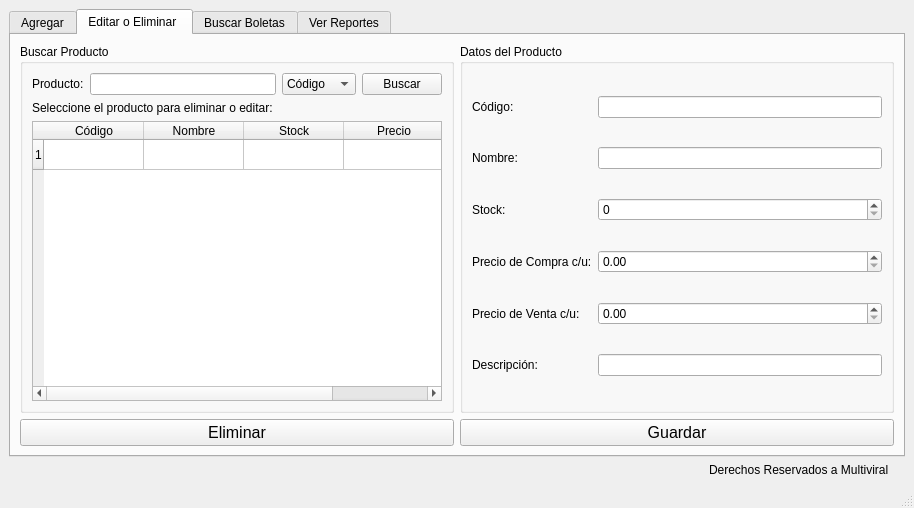
<?xml version="1.0" encoding="UTF-8"?>
<ui version="4.0">
 <class>MainWindow</class>
 <widget class="QMainWindow" name="MainWindow">
  <property name="geometry">
   <rect>
    <x>0</x>
    <y>0</y>
    <width>914</width>
    <height>508</height>
   </rect>
  </property>
  <property name="mouseTracking">
   <bool>false</bool>
  </property>
  <property name="windowTitle">
   <string>Administrador de Productos</string>
  </property>
  <property name="windowIcon">
   <iconset>
    <normaloff>icons/admin.png</normaloff>icons/admin.png</iconset>
  </property>
  <widget class="QWidget" name="centralwidget">
   <layout class="QVBoxLayout" name="verticalLayout_3">
    <item>
     <widget class="QTabWidget" name="tabWidget">
      <property name="currentIndex">
       <number>1</number>
      </property>
      <widget class="QWidget" name="tab">
       <attribute name="icon">
        <iconset>
         <normaloff>icons/sum.png</normaloff>icons/sum.png</iconset>
       </attribute>
       <attribute name="title">
        <string>Agregar</string>
       </attribute>
       <layout class="QVBoxLayout" name="verticalLayout_2">
        <item>
         <widget class="QGroupBox" name="groupBox">
          <property name="title">
           <string>Datos del Producto</string>
          </property>
          <property name="flat">
           <bool>false</bool>
          </property>
          <property name="checkable">
           <bool>false</bool>
          </property>
          <layout class="QHBoxLayout" name="horizontalLayout_2" stretch="0">
           <property name="spacing">
            <number>3</number>
           </property>
           <property name="topMargin">
            <number>9</number>
           </property>
           <item>
            <layout class="QGridLayout" name="gridLayout_2">
             <item row="5" column="0">
              <widget class="QLabel" name="label_5">
               <property name="text">
                <string>Precio de Venta c/u :</string>
               </property>
              </widget>
             </item>
             <item row="0" column="0">
              <widget class="QLabel" name="label">
               <property name="text">
                <string>Código :</string>
               </property>
              </widget>
             </item>
             <item row="4" column="0">
              <widget class="QLabel" name="label_4">
               <property name="text">
                <string>Precio de Compra c/u :</string>
               </property>
              </widget>
             </item>
             <item row="6" column="0">
              <widget class="QLabel" name="label_6">
               <property name="text">
                <string>Descripción :</string>
               </property>
              </widget>
             </item>
             <item row="1" column="0">
              <widget class="QLabel" name="label_2">
               <property name="text">
                <string>Nombre :</string>
               </property>
              </widget>
             </item>
             <item row="1" column="1">
              <widget class="QLineEdit" name="a_nombre"/>
             </item>
             <item row="3" column="1">
              <widget class="QSpinBox" name="a_stock">
               <property name="maximum">
                <number>9999</number>
               </property>
               <property name="value">
                <number>0</number>
               </property>
              </widget>
             </item>
             <item row="3" column="0">
              <widget class="QLabel" name="label_3">
               <property name="text">
                <string>Stock :</string>
               </property>
              </widget>
             </item>
             <item row="4" column="1">
              <widget class="QDoubleSpinBox" name="a_precio_compra">
               <property name="maximum">
                <double>9999.989999999999782</double>
               </property>
              </widget>
             </item>
             <item row="5" column="1">
              <widget class="QDoubleSpinBox" name="a_precio_venta">
               <property name="maximum">
                <double>9999.989999999999782</double>
               </property>
              </widget>
             </item>
             <item row="6" column="1">
              <widget class="QLineEdit" name="a_descripcion"/>
             </item>
             <item row="0" column="1">
              <widget class="QLineEdit" name="a_codigo"/>
             </item>
            </layout>
           </item>
          </layout>
         </widget>
        </item>
        <item alignment="Qt::AlignHCenter">
         <widget class="QPushButton" name="btn_agregar">
          <property name="font">
           <font>
            <pointsize>12</pointsize>
           </font>
          </property>
          <property name="cursor">
           <cursorShape>PointingHandCursor</cursorShape>
          </property>
          <property name="text">
           <string>Agregar Nuevo Producto</string>
          </property>
         </widget>
        </item>
       </layout>
      </widget>
      <widget class="QWidget" name="tab_2">
       <attribute name="icon">
        <iconset>
         <normaloff>icons/edit.ico</normaloff>icons/edit.ico</iconset>
       </attribute>
       <attribute name="title">
        <string>Editar o Eliminar </string>
       </attribute>
       <layout class="QGridLayout" name="gridLayout">
        <item row="1" column="0">
         <widget class="QPushButton" name="btn_eliminar">
          <property name="font">
           <font>
            <pointsize>12</pointsize>
           </font>
          </property>
          <property name="cursor">
           <cursorShape>PointingHandCursor</cursorShape>
          </property>
          <property name="text">
           <string>Eliminar</string>
          </property>
         </widget>
        </item>
        <item row="0" column="1">
         <widget class="QGroupBox" name="groupBox_3">
          <property name="title">
           <string>Datos del Producto</string>
          </property>
          <layout class="QHBoxLayout" name="horizontalLayout_6">
           <item>
            <layout class="QGridLayout" name="gridLayout_3">
             <item row="3" column="0">
              <widget class="QLabel" name="label_13">
               <property name="text">
                <string>Stock:</string>
               </property>
              </widget>
             </item>
             <item row="4" column="0">
              <widget class="QLabel" name="label_12">
               <property name="text">
                <string>Precio de Compra c/u:</string>
               </property>
              </widget>
             </item>
             <item row="5" column="0">
              <widget class="QLabel" name="label_8">
               <property name="text">
                <string>Precio de Venta c/u:</string>
               </property>
              </widget>
             </item>
             <item row="6" column="0">
              <widget class="QLabel" name="label_10">
               <property name="text">
                <string>Descripción:</string>
               </property>
              </widget>
             </item>
             <item row="0" column="0">
              <widget class="QLabel" name="label_9">
               <property name="text">
                <string>Código:</string>
               </property>
              </widget>
             </item>
             <item row="3" column="1">
              <widget class="QSpinBox" name="e_stock"/>
             </item>
             <item row="1" column="1">
              <widget class="QLineEdit" name="e_nombre"/>
             </item>
             <item row="0" column="1">
              <widget class="QLineEdit" name="e_codigo"/>
             </item>
             <item row="5" column="1">
              <widget class="QDoubleSpinBox" name="e_precio_venta"/>
             </item>
             <item row="4" column="1">
              <widget class="QDoubleSpinBox" name="e_precio_compra"/>
             </item>
             <item row="6" column="1">
              <widget class="QLineEdit" name="e_descripcion"/>
             </item>
             <item row="1" column="0">
              <widget class="QLabel" name="label_11">
               <property name="text">
                <string>Nombre:</string>
               </property>
              </widget>
             </item>
            </layout>
           </item>
          </layout>
         </widget>
        </item>
        <item row="0" column="0">
         <widget class="QGroupBox" name="groupBox_2">
          <property name="title">
           <string>Buscar Producto</string>
          </property>
          <layout class="QVBoxLayout" name="verticalLayout">
           <item>
            <layout class="QHBoxLayout" name="horizontalLayout_3">
             <item>
              <widget class="QLabel" name="label_7">
               <property name="text">
                <string>Producto:</string>
               </property>
              </widget>
             </item>
             <item>
              <widget class="QLineEdit" name="b_producto"/>
             </item>
             <item>
              <widget class="QComboBox" name="b_codigo">
               <item>
                <property name="text">
                 <string>Código</string>
                </property>
               </item>
               <item>
                <property name="text">
                 <string>Nombre</string>
                </property>
               </item>
              </widget>
             </item>
             <item>
              <widget class="QPushButton" name="btn_buscar">
               <property name="text">
                <string>Buscar</string>
               </property>
              </widget>
             </item>
            </layout>
           </item>
           <item>
            <widget class="QLabel" name="label_15">
             <property name="text">
              <string>Seleccione el producto para eliminar o editar:</string>
             </property>
            </widget>
           </item>
           <item>
            <widget class="QTableWidget" name="lista_productos">
             <property name="sortingEnabled">
              <bool>false</bool>
             </property>
             <property name="rowCount">
              <number>1</number>
             </property>
             <property name="columnCount">
              <number>4</number>
             </property>
             <attribute name="horizontalHeaderCascadingSectionResizes">
              <bool>false</bool>
             </attribute>
             <attribute name="horizontalHeaderMinimumSectionSize">
              <number>37</number>
             </attribute>
             <row/>
             <column>
              <property name="text">
               <string>Código</string>
              </property>
             </column>
             <column>
              <property name="text">
               <string>Nombre</string>
              </property>
             </column>
             <column>
              <property name="text">
               <string>Stock</string>
              </property>
             </column>
             <column>
              <property name="text">
               <string>Precio</string>
              </property>
             </column>
            </widget>
           </item>
          </layout>
         </widget>
        </item>
        <item row="1" column="1">
         <widget class="QPushButton" name="btn_editar">
          <property name="font">
           <font>
            <pointsize>12</pointsize>
           </font>
          </property>
          <property name="cursor">
           <cursorShape>PointingHandCursor</cursorShape>
          </property>
          <property name="text">
           <string>Guardar</string>
          </property>
         </widget>
        </item>
       </layout>
      </widget>
      <widget class="QWidget" name="tab_3">
       <attribute name="icon">
        <iconset>
         <normaloff>icons/buscar.png</normaloff>icons/buscar.png</iconset>
       </attribute>
       <attribute name="title">
        <string>Buscar Boletas</string>
       </attribute>
      </widget>
      <widget class="QWidget" name="tab_4">
       <attribute name="icon">
        <iconset>
         <normaloff>icons/verreport.png</normaloff>icons/verreport.png</iconset>
       </attribute>
       <attribute name="title">
        <string>Ver Reportes</string>
       </attribute>
      </widget>
     </widget>
    </item>
    <item alignment="Qt::AlignRight">
     <widget class="QLabel" name="label_14">
      <property name="text">
       <string>Derechos Reservados a Multiviral     </string>
      </property>
      <property name="textFormat">
       <enum>Qt::AutoText</enum>
      </property>
      <property name="margin">
       <number>2</number>
      </property>
      <property name="indent">
       <number>1</number>
      </property>
     </widget>
    </item>
   </layout>
  </widget>
  <widget class="QStatusBar" name="statusBar"/>
 </widget>
 <resources/>
 <connections/>
</ui>
